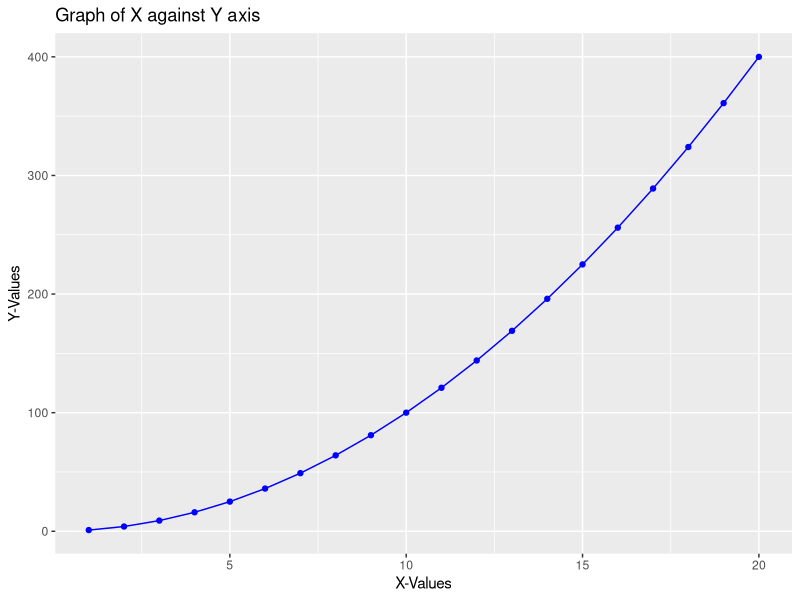

R code for this plot:
x <- c(1:20)
y <- c(x^2)
library(ggplot2)
qplot(x, y, geom=c("point","line"),main = "Graph of X against Y axis",
      xlab = "X-Values", ylab = "Y-Values", color= I("blue"))

